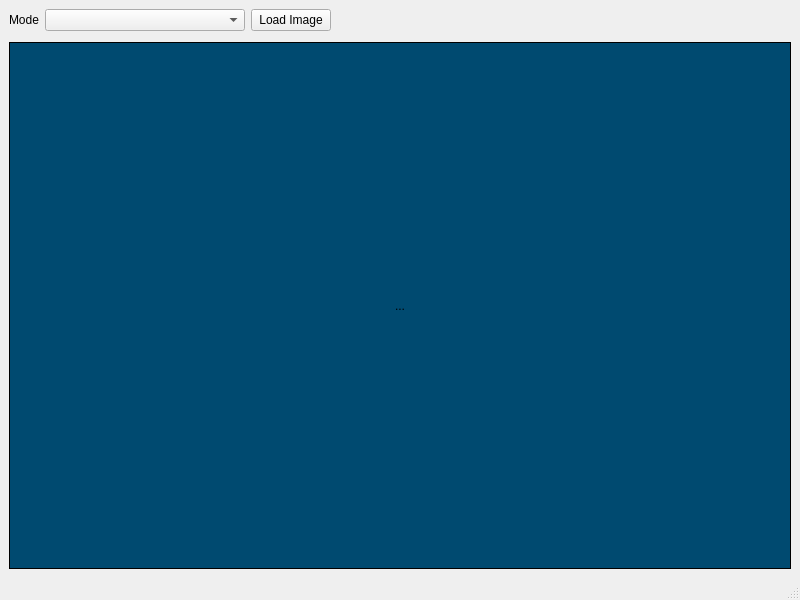
<?xml version="1.0" encoding="UTF-8"?>
<ui version="4.0">
 <class>MainWindow</class>
 <widget class="QMainWindow" name="MainWindow">
  <property name="geometry">
   <rect>
    <x>0</x>
    <y>0</y>
    <width>800</width>
    <height>600</height>
   </rect>
  </property>
  <property name="windowTitle">
   <string>MainWindow</string>
  </property>
  <widget class="QWidget" name="centralwidget">
   <layout class="QGridLayout" name="gridLayout">
    <item row="0" column="0">
     <layout class="QVBoxLayout" name="verticalLayout" stretch="1,0,14">
      <item>
       <layout class="QHBoxLayout" name="horizontalLayout_2" stretch="1,10,0">
        <item>
         <layout class="QHBoxLayout" name="horizontalLayout">
          <item>
           <widget class="QLabel" name="label">
            <property name="maximumSize">
             <size>
              <width>30</width>
              <height>16777215</height>
             </size>
            </property>
            <property name="font">
             <font>
              <pointsize>9</pointsize>
             </font>
            </property>
            <property name="text">
             <string>Mode</string>
            </property>
            <property name="alignment">
             <set>Qt::AlignCenter</set>
            </property>
           </widget>
          </item>
          <item>
           <widget class="QComboBox" name="cbbMode">
            <property name="maximumSize">
             <size>
              <width>200</width>
              <height>16777215</height>
             </size>
            </property>
           </widget>
          </item>
         </layout>
        </item>
        <item>
         <widget class="QPushButton" name="btnLoadImage">
          <property name="maximumSize">
           <size>
            <width>80</width>
            <height>16777215</height>
           </size>
          </property>
          <property name="text">
           <string>Load Image</string>
          </property>
         </widget>
        </item>
        <item>
         <spacer name="horizontalSpacer">
          <property name="orientation">
           <enum>Qt::Horizontal</enum>
          </property>
          <property name="sizeType">
           <enum>QSizePolicy::Expanding</enum>
          </property>
          <property name="sizeHint" stdset="0">
           <size>
            <width>40</width>
            <height>20</height>
           </size>
          </property>
         </spacer>
        </item>
       </layout>
      </item>
      <item>
       <spacer name="verticalSpacer">
        <property name="orientation">
         <enum>Qt::Vertical</enum>
        </property>
        <property name="sizeType">
         <enum>QSizePolicy::Fixed</enum>
        </property>
        <property name="sizeHint" stdset="0">
         <size>
          <width>20</width>
          <height>5</height>
         </size>
        </property>
       </spacer>
      </item>
      <item>
       <widget class="QLabel" name="imgViewer">
        <property name="styleSheet">
         <string notr="true">background-color: rgb(0, 74, 112);</string>
        </property>
        <property name="frameShape">
         <enum>QFrame::Panel</enum>
        </property>
        <property name="text">
         <string>...</string>
        </property>
        <property name="scaledContents">
         <bool>true</bool>
        </property>
        <property name="alignment">
         <set>Qt::AlignCenter</set>
        </property>
       </widget>
      </item>
     </layout>
    </item>
   </layout>
  </widget>
  <widget class="QMenuBar" name="menubar">
   <property name="geometry">
    <rect>
     <x>0</x>
     <y>0</y>
     <width>800</width>
     <height>21</height>
    </rect>
   </property>
  </widget>
  <widget class="QStatusBar" name="statusbar"/>
 </widget>
 <resources/>
 <connections/>
</ui>
